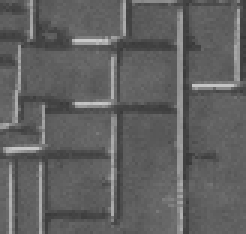
#> input picture exports/text3_expanded.png, 82 x 78 px, found by its file name (shown 3 times larger); its folder holds only this picture in this run
$ python main_classif_images.py
#> lines starting #> are read from the running program, lines starting #| are printed output that depends on the picture
### image_classification.py
import math
import os
from typing import List, Tuple
from PIL import Image
import numpy as np
from efros_leung import get_patch
import random
import matplotlib.cm as cm


from gabor_filters import generate_gabor_filters
from mean_shift import mean_shift, show_image_classification

def splice_all_images(folder_path, patch_size) -> Tuple[List[Tuple[int, np.ndarray]]]:
	images = load_all_images_from_folder(folder_path)
	patchesDO = []
	patchesDT = []
	for image_id, im in enumerate(images):
		DO, DT = image_splicer(im, patch_size)
		patchesDO.extend((image_id, patch) for patch in DO)
		patchesDT.extend((image_id, patch) for patch in DT)
	return (patchesDO, patchesDT)

def load_all_images_from_folder(folder_path) -> List[np.ndarray] :
#> called with folder_path = 'classif_data/exports'
	image_list =[]
	for file in os.listdir(folder_path):
		if file.endswith(".png"):
			im = Image.open(os.path.join(folder_path, file))
#> im is the input picture: PIL image 82x78 RGB; min 57, max 203, mean 96.6
			im = im.convert(mode='RGB')
			im = np.array(im).astype(float)
#> im: shape (78, 82, 3) float64
			image_list.append(im)

	return image_list

def image_splicer(im: np.ndarray, patch_size: np.ndarray) -> Tuple[List[np.ndarray]]:
	patches = []
	nb_patches = np.array(im.shape[:2]) // patch_size
	for i in range(nb_patches[0]):
		for j in range(nb_patches[1]):
			x1y1 = np.array([i,j]) * patch_size
			x2y2 = x1y1 + patch_size - 1
			patches.append(get_patch(im, (tuple(x1y1), tuple(x2y2))))

	random.shuffle(patches)
	half = len(patches)//2
	return (patches[:half], patches[half:])

# [15 lines left out: function convolve_2d, not called in this run]

def convolve_2d_fft(patch: np.ndarray, filter: np.ndarray) -> np.ndarray:
	# conv(patch, filter) = IFFT( FFT(patch) * FFT(filter) )
	size_x, size_y = patch.shape # grayscale patch
	filter_size_x, filter_size_y = filter.shape

	full_x, full_y = size_x + filter_size_x - 1, size_y + filter_size_y - 1

	patch_hat = np.fft.rfft2(patch, s=(full_x, full_y))
	filter_hat = np.fft.rfft2(filter, s=(full_x, full_y))
	full = np.fft.irfft2(patch_hat * filter_hat, s=(full_x, full_y))

	top, left = (filter_size_x - 1) // 2, (filter_size_y - 1) // 2
	return full[top:top + size_x, left:left + size_y]

def gabor_features(patches: List[np.ndarray], filters: List[np.ndarray]) -> np.ndarray:
	gray = np.stack(patches).mean(axis=-1)
	brightness = gray.mean(axis=(1, 2))
	# equalize patch brightness
	gray = gray - brightness[:, None, None]

	features = np.empty((len(patches), len(filters) + 1))

	for i, g in enumerate(gray):
		for k, filter in enumerate(filters):
			response = convolve_2d_fft(g, filter)
			features[i, k] = np.abs(response).mean()

	features[:, -1] = brightness
	return features

def keep_images(patches: List[Tuple[int, np.ndarray]], kept_ids: List[int]) -> List[Tuple[int, np.ndarray]]:
	kept_ids = set(kept_ids)
	return [(image_id, patch) for image_id, patch in patches if image_id in kept_ids]

def sample_per_image(patches: List[Tuple[int, np.ndarray]], n: int) -> List[Tuple[int, np.ndarray]]:
	# n random patches from each image (all of them if the image has fewer)
	by_image = {}
	for image_id, patch in patches:
		by_image.setdefault(image_id, []).append((image_id, patch))
	sampled = []
	for image_patches in by_image.values():
		sampled.extend(random.sample(image_patches, min(n, len(image_patches))))
	return sampled

def cluster_centers(shifted: np.ndarray, labels: np.ndarray) -> np.ndarray:
	# center of a cluster = mean of the converged points carrying its label -> (nb_clusters, nb_features)
	centers = []
	for c in range(labels.max() +1):
		centers.append(shifted[labels == c].mean(axis=0))

	return np.array(centers)

def assign_to_nearest_center(features: np.ndarray, centers: np.ndarray) -> np.ndarray:
	distances = np.linalg.norm(features[:, None, :] - centers[None, :, :], axis=2)
	return np.argmin(distances, axis=1)

def cluster_to_image(labels: np.ndarray, ids: List[int]) -> np.ndarray:
	# image id the majority of each cluster's patches come from
	ids = np.asarray(ids)
	count = []
	for c in range(labels.max() +1):
		count.append(np.bincount(ids[labels == c]).argmax())
	return np.array(count)

def well_classified_ratio(labels: np.ndarray, ids: List[int], cluster_images: np.ndarray) -> Tuple[float, float]:
	labels = np.asarray(labels)
	ids = np.asarray(ids)
	ratio = float(np.mean(cluster_images[labels] == ids))

	# for each image: 1 / number of distinct clusters its patches fall into
	# 1.0 = all its patches are in the same cluster, 0.5 = spread across 2 clusters, ...
	inverse_spread = [1 / len(np.unique(labels[ids == image_id])) for image_id in np.unique(ids)]
	cluster_unicity = float(np.mean(inverse_spread))

	return ratio, cluster_unicity

def project_2d(features: np.ndarray) -> np.ndarray:
	# PCA on two axis to display
	centered = features - features.mean(axis=0)
	_, _, vt = np.linalg.svd(centered, full_matrices=False)
	return centered @ vt[:2].T


#_______________________________________________________________________________________
def classify(folder_path, patch_size, window_size=2, max_images=None, patches_per_image=None, threshold = 0.01):
	patchesDO, patchesDT = splice_all_images(folder_path, patch_size)
#> in splice_all_images, `images = load_all_images_from_folder(folder_path)`: images = 1 item
#> the loop in splice_all_images, `for image_id, im in enumerate(images):` made 1 pass
#> (image_id, nb_patches in image_splicer, half in image_splicer) on pass 1: (0, [2, 2], 2)
#> after the loop in splice_all_images, `for image_id, im in enumerate(images):`: patchesDO = 2 items
#> patchesDO = 2 items; patchesDT = 2 items

	# for quick trials only
	if max_images is not None:
		all_ids = sorted({image_id for image_id, _ in patchesDO})
#> all_ids = [0]
		kept_ids = random.sample(all_ids, min(max_images, len(all_ids)))
#> kept_ids = [0]
		patchesDO = keep_images(patchesDO, kept_ids)
#> in keep_images, `kept_ids = set(kept_ids)`: kept_ids = 1 item
		patchesDT = keep_images(patchesDT, kept_ids)
	if patches_per_image is not None:
		patchesDO = sample_per_image(patchesDO, patches_per_image)
#> the loop in sample_per_image, `for image_id, patch in patches:` made 2 passes
#> the loop in sample_per_image, `for image_patches in by_image.values():` made 1 pass
#> after the loop in sample_per_image, `for image_patches in by_image.values():`: sampled = 2 items
		patchesDT = sample_per_image(patchesDT, patches_per_image)
#> the loop in sample_per_image (call 2), `for image_id, patch in patches:` made 2 passes
#> the loop in sample_per_image (call 2), `for image_patches in by_image.values():` made 1 pass

	idsDO, patchesDO = map(list, zip(*patchesDO))
#> idsDO = [0, 0]
	idsDT, patchesDT = map(list, zip(*patchesDT))
#> idsDT = [0, 0]

	# convolate patches with gabor filters
	gabor_filters = generate_gabor_filters()
	convolved_DO = gabor_features(patchesDO, gabor_filters)
	convolved_DT = gabor_features(patchesDT, gabor_filters)

	# normalize and center
	mean = convolved_DO.mean(axis=0)
	std = convolved_DO.std(axis=0)
	convolved_DO = (convolved_DO - mean) / std
	convolved_DT = (convolved_DT - mean) / std

	# calculate mean shift with first half
	labels = []
	shifted = mean_shift(convolved_DO, labels, threshold, window_size)
	labels = np.array(labels)
	centers = cluster_centers(shifted, labels)

	# apply classification to second half
	labelsDT = assign_to_nearest_center(convolved_DT, centers)

	# evaluate: each cluster stands for the image most of its DO patches come from
	cluster_images = cluster_to_image(labels, idsDO)
	ratioDO, unicityDO = well_classified_ratio(labels, idsDO, cluster_images)
	ratioDT, unicityDT = well_classified_ratio(labelsDT, idsDT, cluster_images)
	print(f"{len(centers)} clusters for {len(set(idsDO))} images")
	print(f"well classified DO (mean shift): {ratioDO:.1%}, cluster unicity: {unicityDO:.2f}")
	print(f"well classified DT (nearest center): {ratioDT:.1%}, cluster unicity: {unicityDT:.2f}")

	show_image_classification(patchesDO, project_2d(convolved_DO), labels, cm.tab20)
	return ratioDO, ratioDT

### gabor_filters.py
import numpy as np
import matplotlib.pyplot as plt
import matplotlib.cm as cm
import math


def change_base(x, y, theta):
    x_theta = x * math.cos(theta) + y * math.sin(theta)
    y_theta = y * math.cos(theta) - x * math.sin(theta)
    return x_theta, y_theta

def gabor_function(x : np.ndarray, y:np.ndarray, theta:float, f:float, sigma:float):
    x_theta, y_theta = change_base(x,y,theta)
    gaussian = np.exp(-0.5 * (x_theta**2 + y_theta**2) / sigma**2)
    wave = np.cos(2*math.pi*f*x_theta)

    #normalize so that the sum of all the values of the filter = 0
    k = (gaussian * wave).sum() / gaussian.sum()
    return gaussian * (wave - k)

def generate_gabor_filters():
    filters=[]
    scales =  [2,4,8,16] # wavelength in pixels
    thetas = [0, 30, 60, 90, 120, 150]
    for s in scales:
        for theta in thetas:
            f = 1.0/s
            theta = math.radians(theta)
            sigma = 0.56 * s # magic number for wavelength ratio

            radius = int(math.ceil(3 * sigma)) # stop at 3*sigma because the gaussian is nearly 0

            # generate matrices centered on (0, 0) to compute gabor for every pixel of the filter at once
            y, x = np.mgrid[-radius:radius + 1, -radius:radius + 1].astype(float)
            M = gabor_function(x,y,theta,f,sigma)

            M = M / np.abs(M).sum() # normalize
            filters.append(M)
#> in gabor_features, `brightness = gray.mean(axis=(1, 2))`: brightness = [94.55, 97.36]
#> the loop in gabor_features, `for i, g in enumerate(gray):` made 2 passes
#> pass 1, in convolve_2d_fft (call 3), `full = np.fft.irfft2(patch_hat * filter_hat, s=(full_x, full_y))`:
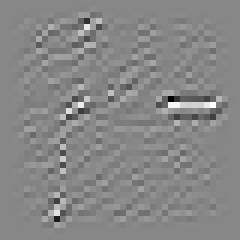
#> full: shape (40, 40) float64 (shown 6 times larger); min -11.01, max 9.77, mean -4.44e-18; drawn with min black and max white
#> pass 1, in convolve_2d_fft (call 4), `full = np.fft.irfft2(patch_hat * filter_hat, s=(full_x, full_y))`:
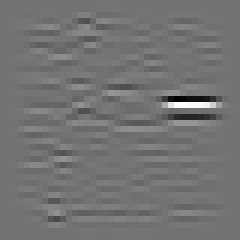
#> full: shape (40, 40) float64 (shown 6 times larger); min -13.64, max 16.44, mean 1.78e-17; drawn with min black and max white
#> the loop in gabor_features (call 2), `for i, g in enumerate(gray):` made 2 passes
#> pass 1, in convolve_2d_fft (call 49), `full = np.fft.irfft2(patch_hat * filter_hat, s=(full_x, full_y))`:
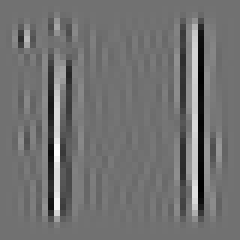
#> full: shape (40, 40) float64 (shown 6 times larger); min -15.44, max 19.12, mean -8.12e-18; drawn with min black and max white
#> pass 1, in convolve_2d_fft (call 50), `full = np.fft.irfft2(patch_hat * filter_hat, s=(full_x, full_y))`:
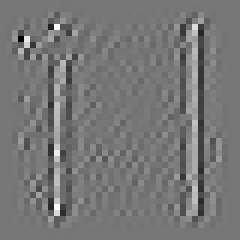
#> full: shape (40, 40) float64 (shown 6 times larger); min -10.76, max 12.28, mean 1.39e-17; drawn with min black and max white
#> pass 1, in convolve_2d_fft (call 51), `full = np.fft.irfft2(patch_hat * filter_hat, s=(full_x, full_y))`:
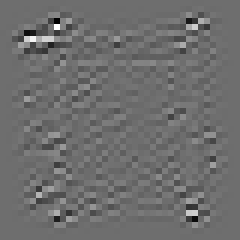
#> full: shape (40, 40) float64 (shown 6 times larger); min -9.55, max 12.57, mean -1.28e-17; drawn with min black and max white
#> pass 1, in convolve_2d_fft (call 52), `full = np.fft.irfft2(patch_hat * filter_hat, s=(full_x, full_y))`:
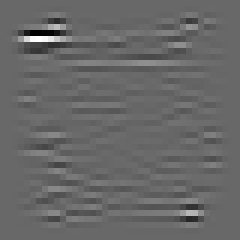
#> full: shape (40, 40) float64 (shown 6 times larger); min -12.36, max 17.87, mean -8.88e-18; drawn with min black and max white

    return filters


# [14 lines of commented-out code are left out]

### mean_shift.py
import numpy as np
import matplotlib.pyplot as plt
from matplotlib.offsetbox import AnnotationBbox, OffsetImage
from PIL import Image

def mean_shift(data, labels, epsilon, window_size):
#> called with data = array of shape (2, 25), epsilon = 0.001, window_size = 2.5
    shifted_x = data.copy()
    error = np.inf

    while error > epsilon:
        error = 0
        new_shifted_x = shifted_x.copy()

        for i, y in enumerate(shifted_x):

            distances = np.linalg.norm(data - y, axis=1)
            neighbors = data[distances < window_size] # only take points in the window

            if len(neighbors) > 0:
                new_shifted_x[i] = np.mean(neighbors, axis=0) # new gravity center

            error = np.max(np.linalg.norm(new_shifted_x - shifted_x, axis=1)) # if no shift this round, the error is 0
            print(error)

        shifted_x = new_shifted_x


    centers = []

    for point in shifted_x:
        found = False

        for c, center in enumerate(centers):
            if np.linalg.norm(point - center) < window_size:
                labels.append(c)
                found = True
                break

        if not found:
            labels.append(len(centers))
            centers.append(point)
#> this loop made 2 passes
#| 2 clusters for 1 images
#| well classified DO (mean shift): 100.0%, cluster unicity: 0.50
#| well classified DT (nearest center): 100.0%, cluster unicity: 1.00
    return shifted_x


# [12 lines left out: function show_classification, not called in this run]


def show_image_classification(patches, data, labels, cmap):
    x = data[:, 0]
    y = data[:, 1]

    cmap = plt.get_cmap(cmap)
    nb_clusters = max(labels) + 1
    colors = [cmap(label / max(nb_clusters - 1, 1)) for label in labels]

    fig, ax = plt.subplots()
    ax.scatter(x, y, c=colors, s=2)

    for x0, y0, patch, color in zip(x, y, patches, colors):
        ab = AnnotationBbox(OffsetImage(patch.astype(np.uint8), zoom=0.5), (x0, y0),
                            frameon=True, pad=0.15, bboxprops=dict(edgecolor=color, facecolor=color, linewidth=2))
        ax.add_artist(ab)
#> this loop made 2 passes
#> (x0, y0, color) on passes 1 to 2: (-5, -2.46e-15, (0.122, 0.467, 0.706, 1)), (5, 2.46e-15, (0.62, 0.855, 0.898, 1))

    ax.set_title(f"{nb_clusters} clusters")

    plt.tight_layout()
    plt.show()
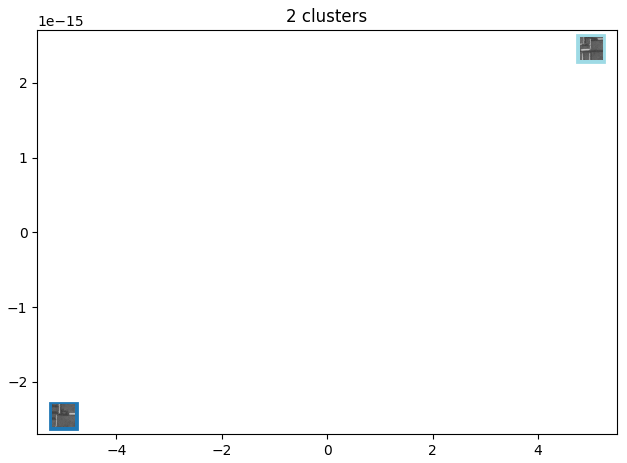
#> figure drawn by matplotlib, 1 panel

### efros_leung.py
from typing import List, Tuple
import numpy as np
import random
from numpy.lib.stride_tricks import sliding_window_view

Pixel = List[int] #rgb
Point = Tuple[int] #xy
Rect = Tuple[Point]


def get_patch(texture: np.ndarray, rect:Rect) -> np.ndarray:
    return texture[rect[0][0]:rect[1][0]+1, rect[0][1]:rect[1][1]+1]

# [25 lines left out: functions get_neighborhood_patch, get_known_mask, get_random_patch, not called in this run]

def copy_patch(texture: np.ndarray, patch: np.ndarray, rect:Rect) -> np.ndarray:
    texture[rect[0][0]:rect[1][0]+1, rect[0][1]:rect[1][1]+1] = patch
    return texture

# [37 lines left out: functions copy_patch_at_random, update_heatmap, not called in this run]

def get_max_filled_neighborhood_points(heatmap: np.ndarray) -> List[Point]:
    return np.argwhere(heatmap == heatmap.max())

def pick_random_point(candidates: List[Point]) -> Point:
    return random.choice(candidates)

# [32 lines left out: functions place_pixel, compute_patch_distance, compute_patch_distance_to_texture, select_best_patches, not called in this run]

def pick_random_pixel(candidates: List[Pixel]) -> Pixel:
    return random.choice(candidates)


#_____________________________________________________________________________________
# [40 lines left out: function efros_leung, not called in this run]

### main_classif_images.py
import random

from image_classification import classify

random.seed(0)
classify("classif_data/exports", 32, max_images=14, patches_per_image=5, window_size=2.5, threshold=0.001)
